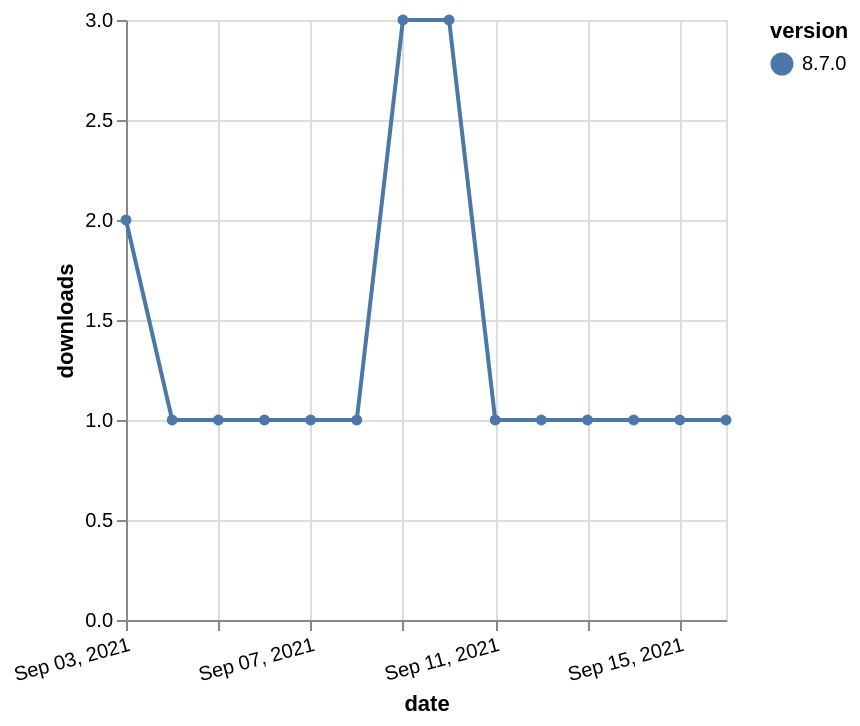

Express this chart as Vega-Lite.
### Vega-Lite specification from a JSON file in a GitHub repository (floating-point values rounded to 4 significant figures)
{"$schema": "https://vega.github.io/schema/vega-lite/v5.json", "description": "A simple bar chart with embedded data.", "data": {"values": [{"date": "2021-09-03", "total": 551, "delta": 2, "version": "8.7.0"}, {"date": "2021-09-04", "total": 552, "delta": 1, "version": "8.7.0"}, {"date": "2021-09-05", "total": 553, "delta": 1, "version": "8.7.0"}, {"date": "2021-09-06", "total": 554, "delta": 1, "version": "8.7.0"}, {"date": "2021-09-07", "total": 555, "delta": 1, "version": "8.7.0"}, {"date": "2021-09-08", "total": 556, "delta": 1, "version": "8.7.0"}, {"date": "2021-09-09", "total": 559, "delta": 3, "version": "8.7.0"}, {"date": "2021-09-10", "total": 562, "delta": 3, "version": "8.7.0"}, {"date": "2021-09-11", "total": 563, "delta": 1, "version": "8.7.0"}, {"date": "2021-09-12", "total": 564, "delta": 1, "version": "8.7.0"}, {"date": "2021-09-13", "total": 565, "delta": 1, "version": "8.7.0"}, {"date": "2021-09-14", "total": 566, "delta": 1, "version": "8.7.0"}, {"date": "2021-09-15", "total": 567, "delta": 1, "version": "8.7.0"}, {"date": "2021-09-16", "total": 568, "delta": 1, "version": "8.7.0"}]}, "width": "container", "mark": {"type": "line", "point": {"filled": true}}, "encoding": {"x": {"field": "date", "type": "temporal", "timeUnit": "yearmonthdate", "title": "date", "axis": {"labelAngle": -15}}, "y": {"field": "delta", "type": "quantitative", "title": "downloads"}, "color": {"field": "version", "type": "nominal"}, "tooltip": {"field": "delta"}}}
